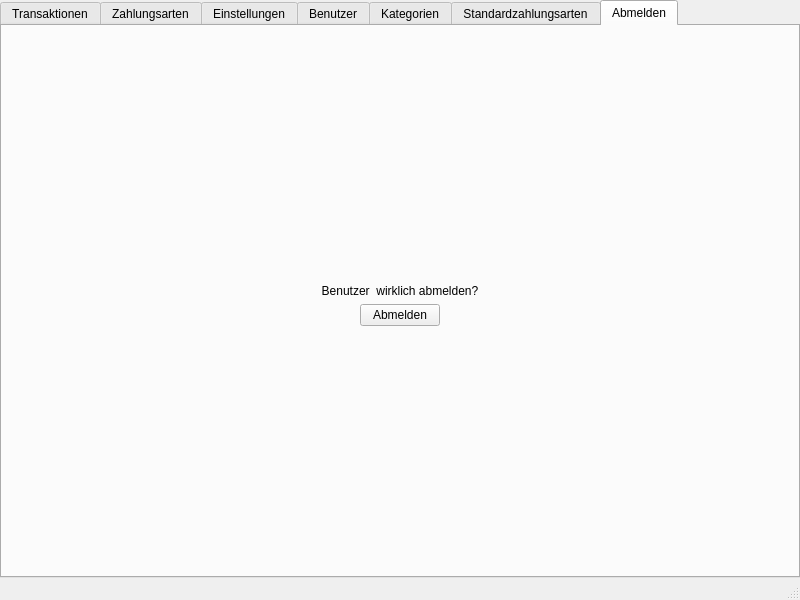
<?xml version="1.0" encoding="UTF-8"?>
<ui version="4.0">
 <class>UserWindow</class>
 <widget class="QMainWindow" name="UserWindow">
  <property name="geometry">
   <rect>
    <x>0</x>
    <y>0</y>
    <width>800</width>
    <height>600</height>
   </rect>
  </property>
  <property name="windowTitle">
   <string>&lt;User&gt;</string>
  </property>
  <widget class="QWidget" name="centralWidget">
   <layout class="QHBoxLayout" name="horizontalLayout">
    <property name="spacing">
     <number>0</number>
    </property>
    <property name="leftMargin">
     <number>0</number>
    </property>
    <property name="topMargin">
     <number>0</number>
    </property>
    <property name="rightMargin">
     <number>0</number>
    </property>
    <property name="bottomMargin">
     <number>0</number>
    </property>
    <item>
     <layout class="QVBoxLayout" name="mainLayout">
      <property name="spacing">
       <number>0</number>
      </property>
      <item>
       <widget class="QTabWidget" name="mainTabWidget">
        <property name="enabled">
         <bool>true</bool>
        </property>
        <property name="font">
         <font>
          <weight>50</weight>
          <bold>false</bold>
         </font>
        </property>
        <property name="autoFillBackground">
         <bool>false</bool>
        </property>
        <property name="tabShape">
         <enum>QTabWidget::Rounded</enum>
        </property>
        <property name="currentIndex">
         <number>6</number>
        </property>
        <property name="elideMode">
         <enum>Qt::ElideLeft</enum>
        </property>
        <property name="documentMode">
         <bool>false</bool>
        </property>
        <widget class="QWidget" name="transaktionenTab">
         <attribute name="icon">
          <iconset>
           <normaloff>resources/transactions.png</normaloff>resources/transactions.png</iconset>
         </attribute>
         <attribute name="title">
          <string>Transaktionen</string>
         </attribute>
         <layout class="QVBoxLayout" name="verticalLayout_3">
          <property name="spacing">
           <number>0</number>
          </property>
          <property name="leftMargin">
           <number>0</number>
          </property>
          <property name="topMargin">
           <number>0</number>
          </property>
          <property name="rightMargin">
           <number>0</number>
          </property>
          <property name="bottomMargin">
           <number>0</number>
          </property>
          <item>
           <layout class="QVBoxLayout" name="transaktionenTabLayout">
            <property name="leftMargin">
             <number>0</number>
            </property>
            <property name="topMargin">
             <number>2</number>
            </property>
            <property name="rightMargin">
             <number>0</number>
            </property>
            <property name="bottomMargin">
             <number>0</number>
            </property>
            <item>
             <widget class="QTabWidget" name="transaktionenTabWidget">
              <property name="currentIndex">
               <number>0</number>
              </property>
              <widget class="QWidget" name="transaktionenListeTab">
               <property name="autoFillBackground">
                <bool>false</bool>
               </property>
               <attribute name="icon">
                <iconset>
                 <normaloff>resources/overview.png</normaloff>resources/overview.png</iconset>
               </attribute>
               <attribute name="title">
                <string>Übersicht</string>
               </attribute>
               <layout class="QVBoxLayout" name="verticalLayout">
                <property name="leftMargin">
                 <number>0</number>
                </property>
                <property name="topMargin">
                 <number>0</number>
                </property>
                <property name="rightMargin">
                 <number>0</number>
                </property>
                <property name="bottomMargin">
                 <number>0</number>
                </property>
                <item>
                 <layout class="QVBoxLayout" name="listeLayout">
                  <property name="sizeConstraint">
                   <enum>QLayout::SetDefaultConstraint</enum>
                  </property>
                  <property name="leftMargin">
                   <number>0</number>
                  </property>
                  <property name="topMargin">
                   <number>2</number>
                  </property>
                  <property name="rightMargin">
                   <number>0</number>
                  </property>
                  <property name="bottomMargin">
                   <number>0</number>
                  </property>
                  <item>
                   <layout class="QGridLayout" name="filterLayout">
                    <property name="sizeConstraint">
                     <enum>QLayout::SetNoConstraint</enum>
                    </property>
                    <property name="leftMargin">
                     <number>0</number>
                    </property>
                    <property name="topMargin">
                     <number>2</number>
                    </property>
                    <property name="rightMargin">
                     <number>0</number>
                    </property>
                    <property name="bottomMargin">
                     <number>0</number>
                    </property>
                    <item row="0" column="3">
                     <widget class="QLabel" name="zahlungsartLabel">
                      <property name="text">
                       <string>Zahlungsart</string>
                      </property>
                     </widget>
                    </item>
                    <item row="1" column="0">
                     <widget class="QDateEdit" name="vonDate">
                      <property name="calendarPopup">
                       <bool>true</bool>
                      </property>
                     </widget>
                    </item>
                    <item row="0" column="2">
                     <widget class="QLabel" name="kategorieLabel">
                      <property name="text">
                       <string>Kategorie</string>
                      </property>
                     </widget>
                    </item>
                    <item row="0" column="1">
                     <widget class="QLabel" name="bisLabel">
                      <property name="text">
                       <string>Bis</string>
                      </property>
                     </widget>
                    </item>
                    <item row="1" column="2">
                     <widget class="QComboBox" name="kategorieComboBox"/>
                    </item>
                    <item row="1" column="3">
                     <widget class="QComboBox" name="zahlungsartComboBox"/>
                    </item>
                    <item row="0" column="0">
                     <widget class="QLabel" name="vonLabel">
                      <property name="text">
                       <string>Von</string>
                      </property>
                     </widget>
                    </item>
                    <item row="1" column="1">
                     <widget class="QDateEdit" name="bisDate">
                      <property name="calendarPopup">
                       <bool>true</bool>
                      </property>
                      <property name="date">
                       <date>
                        <year>2017</year>
                        <month>6</month>
                        <day>6</day>
                       </date>
                      </property>
                     </widget>
                    </item>
                   </layout>
                  </item>
                  <item>
                   <widget class="QTableWidget" name="transaktionenTable">
                    <property name="editTriggers">
                     <set>QAbstractItemView::NoEditTriggers</set>
                    </property>
                    <property name="selectionBehavior">
                     <enum>QAbstractItemView::SelectRows</enum>
                    </property>
                    <property name="sortingEnabled">
                     <bool>true</bool>
                    </property>
                    <property name="rowCount">
                     <number>100</number>
                    </property>
                    <property name="columnCount">
                     <number>5</number>
                    </property>
                    <attribute name="horizontalHeaderCascadingSectionResizes">
                     <bool>false</bool>
                    </attribute>
                    <attribute name="horizontalHeaderMinimumSectionSize">
                     <number>50</number>
                    </attribute>
                    <attribute name="horizontalHeaderShowSortIndicator" stdset="0">
                     <bool>true</bool>
                    </attribute>
                    <attribute name="horizontalHeaderStretchLastSection">
                     <bool>true</bool>
                    </attribute>
                    <attribute name="verticalHeaderVisible">
                     <bool>false</bool>
                    </attribute>
                    <row/>
                    <row/>
                    <row/>
                    <row/>
                    <row/>
                    <row/>
                    <row/>
                    <row/>
                    <row/>
                    <row/>
                    <row/>
                    <row/>
                    <row/>
                    <row/>
                    <row/>
                    <row/>
                    <row/>
                    <row/>
                    <row/>
                    <row/>
                    <row/>
                    <row/>
                    <row/>
                    <row/>
                    <row/>
                    <row/>
                    <row/>
                    <row/>
                    <row/>
                    <row/>
                    <row/>
                    <row/>
                    <row/>
                    <row/>
                    <row/>
                    <row/>
                    <row/>
                    <row/>
                    <row/>
                    <row/>
                    <row/>
                    <row/>
                    <row/>
                    <row/>
                    <row/>
                    <row/>
                    <row/>
                    <row/>
                    <row/>
                    <row/>
                    <row/>
                    <row/>
                    <row/>
                    <row/>
                    <row/>
                    <row/>
                    <row/>
                    <row/>
                    <row/>
                    <row/>
                    <row/>
                    <row/>
                    <row/>
                    <row/>
                    <row/>
                    <row/>
                    <row/>
                    <row/>
                    <row/>
                    <row/>
                    <row/>
                    <row/>
                    <row/>
                    <row/>
                    <row/>
                    <row/>
                    <row/>
                    <row/>
                    <row/>
                    <row/>
                    <row/>
                    <row/>
                    <row/>
                    <row/>
                    <row/>
                    <row/>
                    <row/>
                    <row/>
                    <row/>
                    <row/>
                    <row/>
                    <row/>
                    <row/>
                    <row/>
                    <row/>
                    <row/>
                    <row/>
                    <row/>
                    <row/>
                    <row/>
                    <column/>
                    <column/>
                    <column/>
                    <column/>
                    <column/>
                   </widget>
                  </item>
                  <item>
                   <layout class="QHBoxLayout" name="optionsLayout">
                    <item>
                     <widget class="QPushButton" name="editButton">
                      <property name="maximumSize">
                       <size>
                        <width>100</width>
                        <height>25</height>
                       </size>
                      </property>
                      <property name="layoutDirection">
                       <enum>Qt::LeftToRight</enum>
                      </property>
                      <property name="text">
                       <string>Bearbeiten</string>
                      </property>
                      <property name="icon">
                       <iconset>
                        <normaloff>resources/edit.png</normaloff>resources/edit.png</iconset>
                      </property>
                      <property name="flat">
                       <bool>false</bool>
                      </property>
                     </widget>
                    </item>
                    <item>
                     <widget class="QPushButton" name="deleteButton">
                      <property name="maximumSize">
                       <size>
                        <width>100</width>
                        <height>25</height>
                       </size>
                      </property>
                      <property name="text">
                       <string>Entfernen</string>
                      </property>
                      <property name="icon">
                       <iconset>
                        <normaloff>resources/remove.png</normaloff>resources/remove.png</iconset>
                      </property>
                     </widget>
                    </item>
                   </layout>
                  </item>
                 </layout>
                </item>
               </layout>
              </widget>
              <widget class="QWidget" name="transaktionenNeuTab">
               <attribute name="icon">
                <iconset>
                 <normaloff>resources/add.png</normaloff>resources/add.png</iconset>
               </attribute>
               <attribute name="title">
                <string>Neue Transaktion</string>
               </attribute>
               <layout class="QVBoxLayout" name="verticalLayout_4">
                <property name="leftMargin">
                 <number>0</number>
                </property>
                <property name="topMargin">
                 <number>2</number>
                </property>
                <property name="rightMargin">
                 <number>0</number>
                </property>
                <property name="bottomMargin">
                 <number>0</number>
                </property>
                <item>
                 <layout class="QVBoxLayout" name="transaktionenNeuTabLayout">
                  <item>
                   <layout class="QFormLayout" name="formLayout">
                    <property name="fieldGrowthPolicy">
                     <enum>QFormLayout::FieldsStayAtSizeHint</enum>
                    </property>
                    <property name="labelAlignment">
                     <set>Qt::AlignRight|Qt::AlignTrailing|Qt::AlignVCenter</set>
                    </property>
                    <property name="formAlignment">
                     <set>Qt::AlignHCenter|Qt::AlignTop</set>
                    </property>
                    <property name="leftMargin">
                     <number>0</number>
                    </property>
                    <property name="topMargin">
                     <number>12</number>
                    </property>
                    <item row="1" column="0">
                     <widget class="QLabel" name="amountLabel">
                      <property name="text">
                       <string>Betrag</string>
                      </property>
                     </widget>
                    </item>
                    <item row="1" column="1">
                     <widget class="QDoubleSpinBox" name="amountdoubleSpinBox">
                      <property name="minimumSize">
                       <size>
                        <width>80</width>
                        <height>0</height>
                       </size>
                      </property>
                      <property name="maximumSize">
                       <size>
                        <width>80</width>
                        <height>16777215</height>
                       </size>
                      </property>
                      <property name="minimum">
                       <double>-99999999.000000000000000</double>
                      </property>
                      <property name="maximum">
                       <double>99999999.000000000000000</double>
                      </property>
                     </widget>
                    </item>
                    <item row="2" column="0">
                     <widget class="QLabel" name="dateLabel">
                      <property name="text">
                       <string>Datum</string>
                      </property>
                     </widget>
                    </item>
                    <item row="2" column="1">
                     <widget class="QDateEdit" name="dateEdit">
                      <property name="minimumSize">
                       <size>
                        <width>80</width>
                        <height>0</height>
                       </size>
                      </property>
                      <property name="maximumSize">
                       <size>
                        <width>80</width>
                        <height>16777215</height>
                       </size>
                      </property>
                      <property name="calendarPopup">
                       <bool>true</bool>
                      </property>
                     </widget>
                    </item>
                    <item row="3" column="0">
                     <widget class="QLabel" name="categoryLabel">
                      <property name="text">
                       <string>Kategorie</string>
                      </property>
                     </widget>
                    </item>
                    <item row="3" column="1">
                     <widget class="QComboBox" name="categoryDropdown">
                      <property name="minimumSize">
                       <size>
                        <width>80</width>
                        <height>0</height>
                       </size>
                      </property>
                      <property name="maximumSize">
                       <size>
                        <width>100</width>
                        <height>16777215</height>
                       </size>
                      </property>
                     </widget>
                    </item>
                    <item row="5" column="0">
                     <widget class="QLabel" name="descriptionLabel">
                      <property name="text">
                       <string>Beschreibung</string>
                      </property>
                     </widget>
                    </item>
                    <item row="5" column="1">
                     <widget class="QTextEdit" name="descriptionTextedit">
                      <property name="maximumSize">
                       <size>
                        <width>16777215</width>
                        <height>100</height>
                       </size>
                      </property>
                     </widget>
                    </item>
                    <item row="4" column="0">
                     <widget class="QLabel" name="paymethodLabel">
                      <property name="text">
                       <string>Zahlungsart</string>
                      </property>
                     </widget>
                    </item>
                    <item row="4" column="1">
                     <widget class="QComboBox" name="paymethodDropdwon">
                      <property name="minimumSize">
                       <size>
                        <width>80</width>
                        <height>0</height>
                       </size>
                      </property>
                      <property name="maximumSize">
                       <size>
                        <width>80</width>
                        <height>16777215</height>
                       </size>
                      </property>
                     </widget>
                    </item>
                    <item row="7" column="1">
                     <widget class="QPushButton" name="addButton">
                      <property name="enabled">
                       <bool>false</bool>
                      </property>
                      <property name="text">
                       <string>Hinzufügen</string>
                      </property>
                      <property name="icon">
                       <iconset>
                        <normaloff>resources/add.png</normaloff>resources/add.png</iconset>
                      </property>
                     </widget>
                    </item>
                    <item row="6" column="1">
                     <spacer name="verticalSpacer_2">
                      <property name="orientation">
                       <enum>Qt::Vertical</enum>
                      </property>
                      <property name="sizeHint" stdset="0">
                       <size>
                        <width>20</width>
                        <height>40</height>
                       </size>
                      </property>
                     </spacer>
                    </item>
                    <item row="0" column="1">
                     <spacer name="verticalSpacer">
                      <property name="orientation">
                       <enum>Qt::Vertical</enum>
                      </property>
                      <property name="sizeHint" stdset="0">
                       <size>
                        <width>20</width>
                        <height>50</height>
                       </size>
                      </property>
                     </spacer>
                    </item>
                   </layout>
                  </item>
                 </layout>
                </item>
               </layout>
              </widget>
             </widget>
            </item>
           </layout>
          </item>
         </layout>
        </widget>
        <widget class="QWidget" name="zahlungsartenTab">
         <attribute name="icon">
          <iconset>
           <normaloff>resources/paymethod.png</normaloff>resources/paymethod.png</iconset>
         </attribute>
         <attribute name="title">
          <string>Zahlungsarten</string>
         </attribute>
         <layout class="QVBoxLayout" name="verticalLayout_2">
          <item>
           <layout class="QHBoxLayout" name="horizontalLayout_2">
            <item>
             <layout class="QGridLayout" name="gridLayout_2">
              <item row="1" column="0">
               <layout class="QGridLayout" name="gridLayout_3">
                <item row="0" column="0">
                 <widget class="QPushButton" name="paymethodeditButton">
                  <property name="maximumSize">
                   <size>
                    <width>100</width>
                    <height>16777215</height>
                   </size>
                  </property>
                  <property name="text">
                   <string>Bearbeiten</string>
                  </property>
                  <property name="icon">
                   <iconset>
                    <normaloff>resources/edit.png</normaloff>resources/edit.png</iconset>
                  </property>
                 </widget>
                </item>
                <item row="0" column="1">
                 <widget class="QPushButton" name="paymethoddeleteButton">
                  <property name="maximumSize">
                   <size>
                    <width>100</width>
                    <height>16777215</height>
                   </size>
                  </property>
                  <property name="text">
                   <string>Entfernen</string>
                  </property>
                  <property name="icon">
                   <iconset>
                    <normaloff>resources/remove.png</normaloff>resources/remove.png</iconset>
                  </property>
                 </widget>
                </item>
               </layout>
              </item>
              <item row="0" column="0">
               <widget class="QListView" name="listView"/>
              </item>
             </layout>
            </item>
            <item>
             <layout class="QGridLayout" name="gridLayout" rowstretch="0,0,0,0" rowminimumheight="0,176,100,176">
              <item row="2" column="0">
               <widget class="QLineEdit" name="paymethodField"/>
              </item>
              <item row="1" column="0" alignment="Qt::AlignBottom">
               <widget class="QLabel" name="paymethodLabel_2">
                <property name="text">
                 <string>Bitte geben sie die Zahlungsart an die sie hinzufügen  möchten</string>
                </property>
                <property name="alignment">
                 <set>Qt::AlignCenter</set>
                </property>
               </widget>
              </item>
              <item row="3" column="0" alignment="Qt::AlignHCenter|Qt::AlignTop">
               <widget class="QPushButton" name="paymethodaddButton">
                <property name="maximumSize">
                 <size>
                  <width>100</width>
                  <height>16777215</height>
                 </size>
                </property>
                <property name="text">
                 <string>Hinzufügen</string>
                </property>
                <property name="icon">
                 <iconset>
                  <normaloff>resources/add.png</normaloff>resources/add.png</iconset>
                </property>
               </widget>
              </item>
             </layout>
            </item>
           </layout>
          </item>
         </layout>
         <zorder></zorder>
        </widget>
        <widget class="QWidget" name="einstellungenTab">
         <attribute name="icon">
          <iconset>
           <normaloff>resources/settings.png</normaloff>resources/settings.png</iconset>
         </attribute>
         <attribute name="title">
          <string>Einstellungen</string>
         </attribute>
         <layout class="QVBoxLayout" name="verticalLayout_6">
          <item>
           <layout class="QVBoxLayout" name="verticalLayout_5">
            <item>
             <layout class="QHBoxLayout" name="horizontalLayout_3">
              <item>
               <layout class="QFormLayout" name="formLayout_2">
                <item row="0" column="0">
                 <widget class="QLabel" name="settingsnameLabel">
                  <property name="text">
                   <string>Name</string>
                  </property>
                 </widget>
                </item>
                <item row="0" column="1">
                 <widget class="QLineEdit" name="settingsnameField">
                  <property name="maximumSize">
                   <size>
                    <width>300</width>
                    <height>16777215</height>
                   </size>
                  </property>
                 </widget>
                </item>
                <item row="1" column="0">
                 <widget class="QLabel" name="settingsbirthLabel">
                  <property name="text">
                   <string>Geburtsdatum</string>
                  </property>
                 </widget>
                </item>
                <item row="1" column="1">
                 <widget class="QDateEdit" name="dateEdit_2">
                  <property name="maximumSize">
                   <size>
                    <width>300</width>
                    <height>16777215</height>
                   </size>
                  </property>
                  <property name="correctionMode">
                   <enum>QAbstractSpinBox::CorrectToNearestValue</enum>
                  </property>
                  <property name="calendarPopup">
                   <bool>true</bool>
                  </property>
                 </widget>
                </item>
                <item row="2" column="0">
                 <widget class="QLabel" name="settingsoldpwLabel">
                  <property name="text">
                   <string>Altes Passwort</string>
                  </property>
                 </widget>
                </item>
                <item row="2" column="1">
                 <widget class="QLineEdit" name="settingsoldpwField">
                  <property name="maximumSize">
                   <size>
                    <width>300</width>
                    <height>16777215</height>
                   </size>
                  </property>
                  <property name="echoMode">
                   <enum>QLineEdit::Password</enum>
                  </property>
                 </widget>
                </item>
                <item row="4" column="0">
                 <widget class="QLabel" name="settingsnewpwLabel">
                  <property name="text">
                   <string>Neues Passwort</string>
                  </property>
                 </widget>
                </item>
                <item row="4" column="1">
                 <widget class="QLineEdit" name="settingsnewpwField">
                  <property name="maximumSize">
                   <size>
                    <width>300</width>
                    <height>16777215</height>
                   </size>
                  </property>
                  <property name="echoMode">
                   <enum>QLineEdit::Password</enum>
                  </property>
                 </widget>
                </item>
                <item row="5" column="0">
                 <widget class="QLabel" name="settingsnewpwwdhLabel">
                  <property name="text">
                   <string>Neues Passwort wiederholen</string>
                  </property>
                 </widget>
                </item>
                <item row="5" column="1">
                 <widget class="QLineEdit" name="settingsnewpwwdhField">
                  <property name="maximumSize">
                   <size>
                    <width>300</width>
                    <height>16777215</height>
                   </size>
                  </property>
                  <property name="echoMode">
                   <enum>QLineEdit::Password</enum>
                  </property>
                 </widget>
                </item>
                <item row="6" column="1">
                 <widget class="QLabel" name="label_12">
                  <property name="maximumSize">
                   <size>
                    <width>16777215</width>
                    <height>20</height>
                   </size>
                  </property>
                  <property name="text">
                   <string/>
                  </property>
                 </widget>
                </item>
                <item row="7" column="1">
                 <widget class="QPushButton" name="settingsacceptButton">
                  <property name="maximumSize">
                   <size>
                    <width>100</width>
                    <height>16777215</height>
                   </size>
                  </property>
                  <property name="text">
                   <string>Bestätigen</string>
                  </property>
                  <property name="icon">
                   <iconset>
                    <normaloff>resources/check.png</normaloff>resources/check.png</iconset>
                  </property>
                 </widget>
                </item>
                <item row="3" column="1">
                 <spacer name="verticalSpacer_3">
                  <property name="orientation">
                   <enum>Qt::Vertical</enum>
                  </property>
                  <property name="sizeHint" stdset="0">
                   <size>
                    <width>20</width>
                    <height>20</height>
                   </size>
                  </property>
                 </spacer>
                </item>
               </layout>
              </item>
             </layout>
            </item>
           </layout>
          </item>
         </layout>
        </widget>
        <widget class="QWidget" name="userTab">
         <property name="enabled">
          <bool>true</bool>
         </property>
         <property name="font">
          <font>
           <family>MS Shell Dlg 2</family>
           <weight>50</weight>
           <bold>false</bold>
          </font>
         </property>
         <property name="autoFillBackground">
          <bool>false</bool>
         </property>
         <attribute name="title">
          <string>Benutzer</string>
         </attribute>
         <layout class="QVBoxLayout" name="verticalLayout_9">
          <property name="leftMargin">
           <number>0</number>
          </property>
          <property name="topMargin">
           <number>0</number>
          </property>
          <property name="rightMargin">
           <number>0</number>
          </property>
          <property name="bottomMargin">
           <number>0</number>
          </property>
          <item>
           <layout class="QVBoxLayout" name="verticalLayout_7"/>
          </item>
         </layout>
        </widget>
        <widget class="QWidget" name="categoryTab">
         <property name="enabled">
          <bool>true</bool>
         </property>
         <attribute name="title">
          <string>Kategorien</string>
         </attribute>
         <layout class="QVBoxLayout" name="verticalLayout_13">
          <property name="leftMargin">
           <number>0</number>
          </property>
          <property name="topMargin">
           <number>0</number>
          </property>
          <property name="rightMargin">
           <number>0</number>
          </property>
          <property name="bottomMargin">
           <number>0</number>
          </property>
          <item>
           <layout class="QVBoxLayout" name="verticalLayout_12"/>
          </item>
         </layout>
        </widget>
        <widget class="QWidget" name="standardPaymentMethodsTab">
         <property name="enabled">
          <bool>true</bool>
         </property>
         <attribute name="title">
          <string>Standardzahlungsarten</string>
         </attribute>
         <layout class="QVBoxLayout" name="verticalLayout_11">
          <property name="leftMargin">
           <number>0</number>
          </property>
          <property name="topMargin">
           <number>0</number>
          </property>
          <property name="rightMargin">
           <number>0</number>
          </property>
          <property name="bottomMargin">
           <number>0</number>
          </property>
          <item>
           <layout class="QVBoxLayout" name="verticalLayout_10"/>
          </item>
         </layout>
        </widget>
        <widget class="QWidget" name="logoutTab">
         <attribute name="icon">
          <iconset>
           <normaloff>resources/exit.png</normaloff>resources/exit.png</iconset>
         </attribute>
         <attribute name="title">
          <string>Abmelden</string>
         </attribute>
         <layout class="QVBoxLayout" name="verticalLayout_8">
          <property name="leftMargin">
           <number>0</number>
          </property>
          <property name="topMargin">
           <number>0</number>
          </property>
          <property name="rightMargin">
           <number>0</number>
          </property>
          <property name="bottomMargin">
           <number>0</number>
          </property>
          <item>
           <layout class="QVBoxLayout" name="abmeldenTabLayout">
            <item alignment="Qt::AlignBottom">
             <widget class="QLabel" name="abmeldenLabel">
              <property name="maximumSize">
               <size>
                <width>16777215</width>
                <height>50</height>
               </size>
              </property>
              <property name="text">
               <string>Benutzer &lt;Benutzer&gt; wirklich abmelden?</string>
              </property>
              <property name="scaledContents">
               <bool>false</bool>
              </property>
              <property name="alignment">
               <set>Qt::AlignBottom|Qt::AlignHCenter</set>
              </property>
             </widget>
            </item>
            <item alignment="Qt::AlignHCenter|Qt::AlignTop">
             <widget class="QPushButton" name="logoutButton">
              <property name="sizePolicy">
               <sizepolicy hsizetype="Minimum" vsizetype="Fixed">
                <horstretch>0</horstretch>
                <verstretch>0</verstretch>
               </sizepolicy>
              </property>
              <property name="maximumSize">
               <size>
                <width>100</width>
                <height>50</height>
               </size>
              </property>
              <property name="text">
               <string>Abmelden</string>
              </property>
              <property name="icon">
               <iconset>
                <normaloff>resources/exit.png</normaloff>resources/exit.png</iconset>
              </property>
              <property name="flat">
               <bool>false</bool>
              </property>
             </widget>
            </item>
           </layout>
          </item>
         </layout>
        </widget>
       </widget>
      </item>
     </layout>
    </item>
   </layout>
  </widget>
  <widget class="QMenuBar" name="menuBar">
   <property name="geometry">
    <rect>
     <x>0</x>
     <y>0</y>
     <width>800</width>
     <height>21</height>
    </rect>
   </property>
  </widget>
  <widget class="QStatusBar" name="statusBar"/>
 </widget>
 <layoutdefault spacing="6" margin="11"/>
 <resources/>
 <connections/>
</ui>
